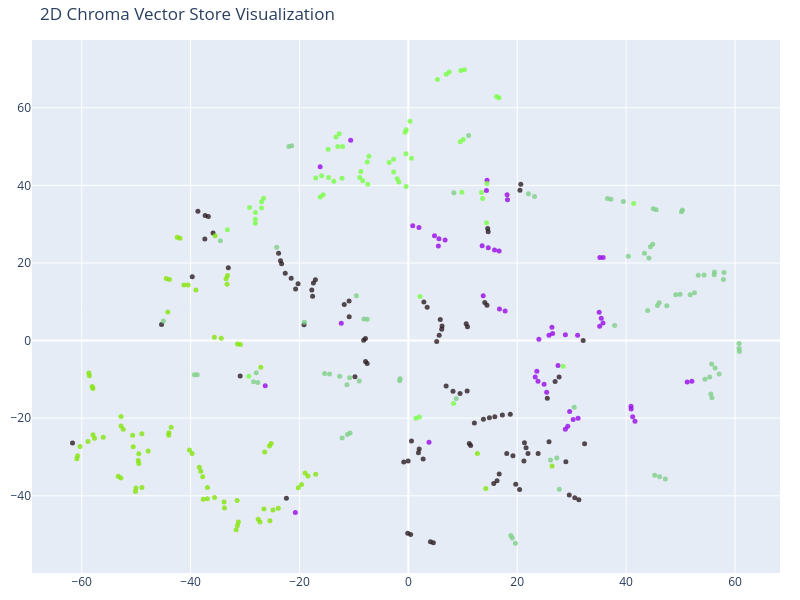

Write notebook code for a chart like this one.
### Code cell
show_embeddings_2d(result)

### Figure 1 — Plotly figure (JSON) as saved in the notebook; plotly's stock layout.template omitted (floating-point values rounded to 4 significant figures; data arrays with more than 128 entries replaced by an {"elided": "..."} marker saying what was removed)
{"data": [{"hoverinfo": "text", "marker": {"color": {"elided": "355 str values"}, "opacity": 0.8, "size": 5}, "mode": "markers", "text": {"elided": "355 str values"}, "type": "scatter", "x": {"elided": "355 float values"}, "y": {"elided": "355 float values"}}], "layout": {"height": 600, "margin": {"b": 10, "l": 10, "r": 20, "t": 40}, "scene": {"xaxis": {"title": {"text": "x"}}, "yaxis": {"title": {"text": "y"}}}, "title": {"text": "2D Chroma Vector Store Visualization"}, "width": 800}}
